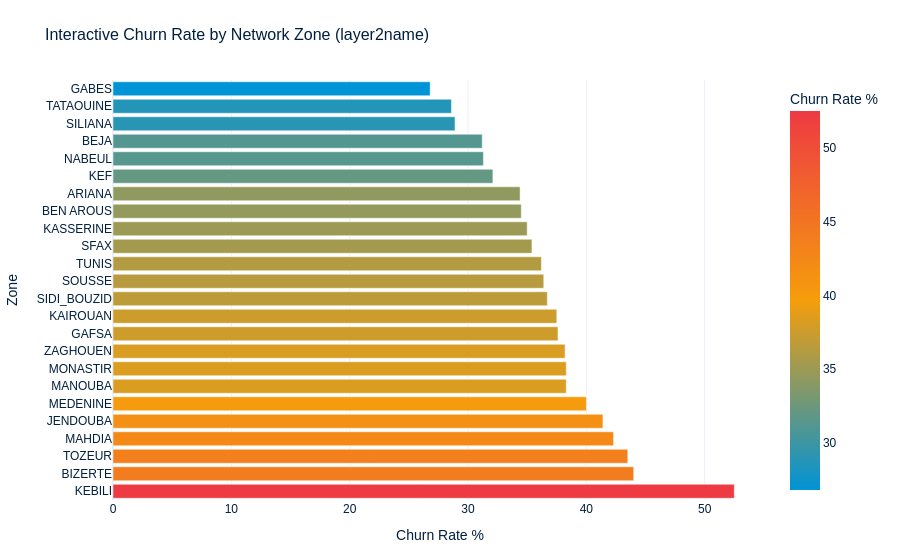

Write notebook code for a chart like this one.
### Markdown cell above
---
## 📍 Section 5 — Churn by Geography

### Code cell
# ── 5.1  Churn by Network Zone (layer2name / layer3name) ─────────────
# Province from complaints dropped — MSISDN mismatch with KPI dataset
# Using layer2name (24 network regions) from KPI data instead

geo_col = next((c for c in ['layer2name', 'layer3name', 'site_name']
                if c in df_kpi.columns), None)

if geo_col:
    # Aggregate per MSISDN (take first value — snapshot data)
    geo_map = df_kpi.groupby('msisdn')[geo_col].first().reset_index()
    geo_map[geo_col] = (geo_map[geo_col]
                        .astype(str).str.strip().str.upper()
                        .replace({'NAN':'UNKNOWN','':'UNKNOWN'}))

    churn_geo = churn.merge(geo_map, on='msisdn', how='left')

    geo_churn = (
        churn_geo.dropna(subset=[geo_col])
                 .groupby(geo_col)['churn']
                 .agg(['mean','sum','count'])
                 .reset_index()
                 .rename(columns={'mean':'churn_rate',
                                  'sum' :'churned',
                                  'count':'total'})
    )
    geo_churn['churn_rate_pct'] = (geo_churn['churn_rate'] * 100).round(1)

    # Keep zones with at least 10 customers for reliability
    geo_churn = (geo_churn[geo_churn['total'] >= 10]
                 .sort_values('churn_rate', ascending=False))

    print(f'Geographic column used : {geo_col}')
    print(f'Zones with ≥10 customers : {len(geo_churn)}')
    print(geo_churn[['churn_rate_pct','churned','total']].head(10).to_string())

    if len(geo_churn) == 0:
        print('No zones with ≥10 customers — lowering threshold to 5')
        geo_churn = (churn_geo.dropna(subset=[geo_col])
                     .groupby(geo_col)['churn']
                     .agg(['mean','sum','count'])
                     .reset_index()
                     .rename(columns={'mean':'churn_rate',
                                      'sum' :'churned',
                                      'count':'total'}))
        geo_churn['churn_rate_pct'] = (geo_churn['churn_rate'] * 100).round(1)
        geo_churn = (geo_churn[geo_churn['total'] >= 5]
                     .sort_values('churn_rate', ascending=False))

    # ── Static matplotlib bar ─────────────────────────────────────────
    fig, ax = plt.subplots(figsize=(14, max(5, len(geo_churn) * 0.44)))
    bar_c = [
        HW['red']   if r > 40 else
        HW['amber'] if r > 25 else
        HW['blue']
        for r in geo_churn['churn_rate_pct']
    ]
    ax.barh(geo_churn[geo_col][::-1],
            geo_churn['churn_rate_pct'][::-1],
            color=bar_c[::-1], alpha=0.88)
    ax.axvline(churn_rate * 100, color=HW['navy'],
               linestyle='--', lw=1.4,
               label=f'Avg: {churn_rate*100:.1f}%')
    for i, (_, row) in enumerate(geo_churn[::-1].iterrows()):
        ax.text(row['churn_rate_pct'] + 0.3, i,
                f"{row['churn_rate_pct']}%  "
                f"({int(row['churned'])}/{int(row['total'])})",
                va='center', fontsize=8, color=HW['navy'])
    ax.set_title(f'Churn Rate (%) by Network Zone ({geo_col})', pad=14)
    ax.set_xlabel('Churn Rate %')
    ax.legend()
    ax.grid(axis='x', alpha=0.4)
    ax.grid(axis='y', visible=False)

    add_watermark(fig)
    save_fig('fig03_05_churn_by_zone')
    plt.show()

    # ── Plotly interactive ────────────────────────────────────────────
    fig_pl = px.bar(
        geo_churn,
        x         = 'churn_rate_pct',
        y         = geo_col,
        orientation = 'h',
        color     = 'churn_rate_pct',
        color_continuous_scale = [
            [0,   '#0093D5'],
            [0.5, '#F59E0B'],
            [1,   '#EE3A43']
        ],
        title  = f'Interactive Churn Rate by Network Zone ({geo_col})',
        labels = {'churn_rate_pct': 'Churn Rate %',
                  geo_col: 'Zone'},
        hover_data = ['total', 'churned'],
    )
    fig_pl.update_layout(**PLOTLY_LAYOUT)
    fig_pl.write_html(
        str(FIG_DIR / 'fig03_05b_churn_zone_interactive.html'))
    fig_pl.show()

else:
    print('No geographic column found in KPI dataset')
    print('Available columns:', [c for c in df_kpi.columns
                                  if any(x in c for x in
                                         ['layer','site','region','zone'])])

### Figure 1 — Plotly figure (JSON) as saved in the notebook; plotly's stock layout.template omitted (floating-point values rounded to 4 significant figures)
{"data": [{"customdata": [[40, 21], [232, 102], [23, 10], [156, 66], [70, 29], [90, 36], [167, 64], [256, 98], [102, 39], [101, 38], [296, 111], [251, 92], [346, 126], [826, 299], [356, 126], [309, 108], [310, 107], [154, 53], [106, 34], [246, 77], [138, 43], [190, 55], [49, 14], [82, 22]], "hovertemplate": "Churn Rate %=%{marker.color}<br>Zone=%{y}<br>total=%{customdata[0]}<br>churned=%{customdata[1]}<extra></extra>", "legendgroup": "", "marker": {"color": [52.5, 44.0, 43.5, 42.3, 41.4, 40.0, 38.3, 38.3, 38.2, 37.6, 37.5, 36.7, 36.4, 36.2, 35.4, 35.0, 34.5, 34.4, 32.1, 31.3, 31.2, 28.9, 28.6, 26.8], "coloraxis": "coloraxis", "pattern": {"shape": ""}}, "name": "", "orientation": "h", "showlegend": false, "textposition": "auto", "type": "bar", "x": [52.5, 44.0, 43.5, 42.3, 41.4, 40.0, 38.3, 38.3, 38.2, 37.6, 37.5, 36.7, 36.4, 36.2, 35.4, 35.0, 34.5, 34.4, 32.1, 31.3, 31.2, 28.9, 28.6, 26.8], "xaxis": "x", "y": ["KEBILI", "BIZERTE", "TOZEUR", "MAHDIA", "JENDOUBA", "MEDENINE", "MANOUBA", "MONASTIR", "ZAGHOUEN", "GAFSA", "KAIROUAN", "SIDI_BOUZID", "SOUSSE", "TUNIS", "SFAX", "KASSERINE", "BEN AROUS", "ARIANA", "KEF", "NABEUL", "BEJA", "SILIANA", "TATAOUINE", "GABES"], "yaxis": "y"}], "layout": {"barmode": "relative", "coloraxis": {"colorbar": {"title": {"text": "Churn Rate %"}}, "colorscale": [[0, "#0093D5"], [0.5, "#F59E0B"], [1, "#EE3A43"]]}, "colorway": ["#0093D5", "#EE3A43", "#00C3FF", "#22C55E", "#F59E0B", "#8B5CF6", "#F97316", "#001F3F"], "font": {"color": "#001F3F", "family": "Arial, sans-serif"}, "legend": {"bgcolor": "rgba(255,255,255,.9)", "bordercolor": "#E5E7EB", "borderwidth": 1, "tracegroupgap": 0}, "margin": {"b": 60, "l": 60, "r": 40, "t": 80}, "paper_bgcolor": "white", "plot_bgcolor": "white", "title": {"font": {"color": "#001F3F", "size": 16}, "text": "Interactive Churn Rate by Network Zone (layer2name)"}, "xaxis": {"anchor": "y", "domain": [0, 1], "title": {"text": "Churn Rate %"}}, "yaxis": {"anchor": "x", "domain": [0, 1], "title": {"text": "Zone"}}}}
